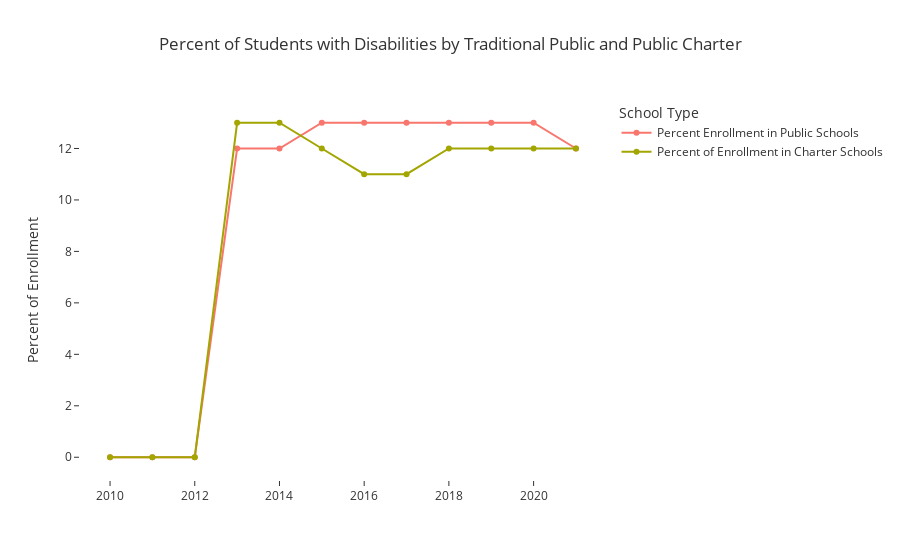

Here is the notebook cell this chart was saved with:
### Code cell
fig = go.Figure()

fig.add_trace(go.Scatter(x=swd_enrollments_by_school_type['file_year'], 
                     y=swd_enrollments_by_school_type['swd_public_pct_enrolled'], 
                     name='Percent Enrollment in Public Schools',
                     text=swd_enrollments_by_school_type['swd_public_pct_enrolled']
                     ))
fig.add_trace(go.Scatter(x=swd_enrollments_by_school_type['file_year'], 
                     y=swd_enrollments_by_school_type['swd_charter_pct_enrolled'], 
                     name='Percent of Enrollment in Charter Schools',
                     text=swd_enrollments_by_school_type['swd_charter_pct_enrolled']
                     ))
fig.update_layout(
                  legend_title_text='School Type',
                  title='Percent of Students with Disabilities by Traditional Public and Public Charter',
                  template='ggplot2',
                  paper_bgcolor='white', 
                  plot_bgcolor='white',)
fig.update_traces(textfont_size=8)
fig.update_yaxes(title_text="Percent of Enrollment")
fig.show()

### Figure 1 — Plotly figure (JSON) as saved in the notebook; plotly's stock layout.template omitted (floating-point values rounded to 4 significant figures)
{"data": [{"name": "Percent Enrollment in Public Schools", "text": [0, 0, 0, 12, 12, 13, 13, 13, 13, 13, 13, 12], "textfont": {"size": 8}, "type": "scatter", "x": [2010, 2011, 2012, 2013, 2014, 2015, 2016, 2017, 2018, 2019, 2020, 2021], "y": [0, 0, 0, 12, 12, 13, 13, 13, 13, 13, 13, 12]}, {"name": "Percent of Enrollment in Charter Schools", "text": [0, 0, 0, 13, 13, 12, 11, 11, 12, 12, 12, 12], "textfont": {"size": 8}, "type": "scatter", "x": [2010, 2011, 2012, 2013, 2014, 2015, 2016, 2017, 2018, 2019, 2020, 2021], "y": [0, 0, 0, 13, 13, 12, 11, 11, 12, 12, 12, 12]}], "layout": {"autosize": true, "legend": {"title": {"text": "School Type"}}, "paper_bgcolor": "white", "plot_bgcolor": "white", "title": {"text": "Percent of Students with Disabilities by Traditional Public and Public Charter"}, "xaxis": {"autorange": true, "range": [2009.0, 2022.0], "type": "linear"}, "yaxis": {"autorange": true, "range": [-1.073, 14.07], "title": {"text": "Percent of Enrollment"}, "type": "linear"}}}
